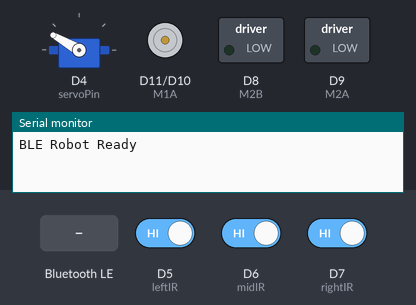
The sketch below on a simulated Arduino Uno R4 WiFi. Parts: servo, motor-driver pin pairs drawn as motors (green arrow = first pin HIGH = forward, orange = second pin HIGH = backward, longer = more drive), switched loads named in the sketch (green lamp = pin HIGH), the last lines printed to the serial monitor. The test bench sets the inputs (shaded band); at power-on: D5 (leftIR) HIGH, D6 (midIR) HIGH, D7 (rightIR) HIGH. Nothing arrives over Bluetooth unless stated; a phone connects over Bluetooth LE 3 s after start.

Above: at 1.8 s.
1.9 s: Bluetooth LE write "1" received
4.8 s: Bluetooth LE write "1" received
At 5.0 s:
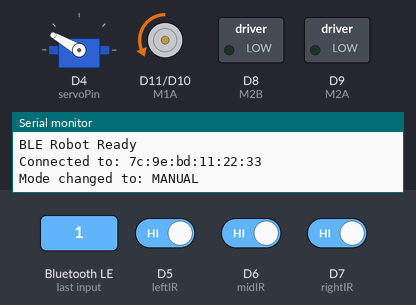
6.7 s: Bluetooth LE write "1" received
Timing chart, 0 to 9.7 s (numbered marks = the images above; inputs shaded):
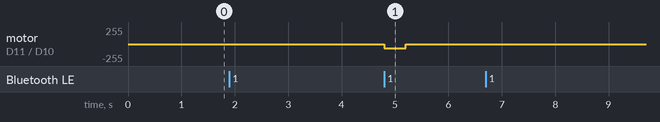

The sketch:

robot_control.ino
```cpp
#include <ArduinoBLE.h>
#include <Servo.h>

static const char* SERVICE_UUID   = "19B10000-E8F2-537E-4F6C-D104768A1214";
static const char* CMD_UUID       = "19B10001-E8F2-537E-4F6C-D104768A1214";
static const char* TELEMETRY_UUID = "19B10002-E8F2-537E-4F6C-D104768A1214";
static const char* MODE_UUID      = "19B10003-E8F2-537E-4F6C-D104768A1214";
static const char* PICKUP_UUID    = "19B10004-E8F2-537E-4F6C-D104768A1214";
static const char* ESTOP_UUID     = "19B10005-E8F2-537E-4F6C-D104768A1214";

BLEService robotService(SERVICE_UUID);
BLECharacteristic commandChar(CMD_UUID, BLEWrite | BLEWriteWithoutResponse, 2);
BLECharacteristic telemetryChar(TELEMETRY_UUID, BLENotify, 6);
BLECharacteristic modeChar(MODE_UUID, BLEWrite, 1);
BLECharacteristic pickupChar(PICKUP_UUID, BLEWrite, 1);
BLECharacteristic estopChar(ESTOP_UUID, BLEWrite, 1);

const int M1A = 11;  // Right motor forward
const int M1B = 10;  // Right motor reverse
const int M2A = 9;   // Left motor forward
const int M2B = 8;   // Left motor reverse
const int midIR = 6;
const int leftIR = 5;
const int rightIR = 7;
const int servoPin = 4;

const unsigned long FAILSAFE_MS = 400;
unsigned long lastCmdTime = 0;
unsigned long lastTelemetryMs = 0;

const float DEADZONE = 0.10f;
const int MAX_SPEED = 170;
bool autoEnabled = false;
bool trailerPickupEngaged = false;
int currentLeftPwm = 0;
int currentRightPwm = 0;
Servo trailerServo;
const int trailerRaisedAngle = 150;
const int trailerPickupAngle = 120;

 void setup() {
  Serial.begin(115200);

  pinMode(M1A, OUTPUT);
  pinMode(M1B, OUTPUT);
  pinMode(M2A, OUTPUT);
  pinMode(M2B, OUTPUT);
  stopMotors();
  pinMode(midIR, INPUT_PULLUP);
  pinMode(leftIR, INPUT_PULLUP);
  pinMode(rightIR, INPUT_PULLUP);
  trailerServo.attach(servoPin);
  trailerServo.write(trailerRaisedAngle);

   if (!BLE.begin()) {
     Serial.println("BLE init failed.");
     while (true) {}
   }
  delay(300);

  BLE.setLocalName("Robot-Control-R4");
  BLE.setDeviceName("Robot-Control-R4");
   BLE.setAdvertisedService(robotService);

   robotService.addCharacteristic(commandChar);
   robotService.addCharacteristic(telemetryChar);
  robotService.addCharacteristic(modeChar);
  robotService.addCharacteristic(pickupChar);
  robotService.addCharacteristic(estopChar);
   BLE.addService(robotService);

   uint8_t zeroCmd[2] = {0, 0};
   commandChar.writeValue(zeroCmd, 2);

   uint8_t zeroTelemetry[6] = {0, 0, 0, 0, 0, 0};
   telemetryChar.writeValue(zeroTelemetry, 6);

   BLE.advertise();
  delay(300);
   Serial.println("BLE Robot Ready");
 }

 void loop() {
  BLE.poll();
   BLEDevice central = BLE.central();

   if (central) {
     Serial.print("Connected to: ");
    Serial.println(central.address());
    lastCmdTime = millis();
    autoEnabled = false;
    trailerPickupEngaged = false;
    trailerServo.write(trailerRaisedAngle);

     while (central.connected()) {
      BLE.poll();

      if (modeChar.written()) {
        uint8_t modeValue = 0;
        modeChar.readValue(&modeValue, 1);
        autoEnabled = (modeValue == 1);
        stopMotors();
        Serial.print("Mode changed to: ");
        Serial.println(autoEnabled ? "AUTO" : "MANUAL");
      }

      if (pickupChar.written()) {
        uint8_t pickupValue = 0;
        pickupChar.readValue(&pickupValue, 1);
        trailerPickupEngaged = (pickupValue == 1);
        trailerServo.write(
          trailerPickupEngaged ? trailerPickupAngle : trailerRaisedAngle
        );
        Serial.print("Trailer pickup: ");
        Serial.println(trailerPickupEngaged ? "ENGAGED" : "RELEASED");
      }

      if (estopChar.written()) {
        uint8_t estopValue = 0;
        estopChar.readValue(&estopValue, 1);
        if (estopValue == 1) {
          autoEnabled = false;
          stopMotors();
          Serial.println("E-STOP triggered");
        }
      }

      if (!autoEnabled && commandChar.written()) {
         uint8_t buffer[2];
         commandChar.readValue(buffer, 2);
         int8_t x = (int8_t)buffer[0];
         int8_t y = (int8_t)buffer[1];

         handleJoystick(x, y);
         lastCmdTime = millis();
       }

      if (!autoEnabled && millis() - lastCmdTime > FAILSAFE_MS) {
         stopMotors();
       }

      if (autoEnabled) {
        AutoMode();
      }

       if (millis() - lastTelemetryMs >= 500) {
         lastTelemetryMs = millis();
         sendTelemetry();
       }
     }

     Serial.println("Disconnected");
     stopMotors();
    BLE.advertise();
    Serial.println("Re-advertising");
   }
 }

void handleJoystick(int8_t x, int8_t y) {
  float fx = x / 127.0f;
   float fy = y / 127.0f;

   if (abs(fx) < DEADZONE) fx = 0;
   if (abs(fy) < DEADZONE) fy = 0;

   float left  = constrain(fy + fx, -1.0f, 1.0f);
   float right = constrain(fy - fx, -1.0f, 1.0f);

   setMotor(left * MAX_SPEED, right * MAX_SPEED);
 }

 void setMotor(int left, int right) {
  // Match firmware output limits with app presets (100/130/170).
  left  = constrain(left, -MAX_SPEED, MAX_SPEED);
  right = constrain(right, -MAX_SPEED, MAX_SPEED);

   // LEFT MOTOR (invert to fix reversed direction)
   left = -left;
  currentLeftPwm = left;
  currentRightPwm = right;

   // RIGHT MOTOR
   if (right > 0) {
     analogWrite(M1A, right);
     analogWrite(M1B, 0);
   } else if (right < 0) {
     analogWrite(M1A, 0);
     analogWrite(M1B, -right);
   } else {
     stopRight();
   }

   // LEFT MOTOR
   if (left > 0) {
     analogWrite(M2A, left);
     analogWrite(M2B, 0);
   } else if (left < 0) {
     analogWrite(M2A, 0);
     analogWrite(M2B, -left);
   } else {
     stopLeft();
   }
 }

 void stopMotors() {
  currentLeftPwm = 0;
  currentRightPwm = 0;
   stopLeft();
   stopRight();
 }

 void stopLeft() {
   analogWrite(M2A, 0);
   analogWrite(M2B, 0);
 }

 void stopRight() {
   analogWrite(M1A, 0);
   analogWrite(M1B, 0);
 }

 void sendTelemetry() {
   uint16_t voltageCv = 740; // 7.40V
  uint8_t speed = (uint8_t)((max(abs(currentLeftPwm), abs(currentRightPwm)) * 100) / MAX_SPEED);
  int8_t leftMotor = (int8_t)((currentLeftPwm * 100) / MAX_SPEED);
  int8_t rightMotor = (int8_t)((currentRightPwm * 100) / MAX_SPEED);
  uint8_t sensorBits = 0;
  if (digitalRead(leftIR) == LOW) sensorBits |= (1 << 0);
  if (digitalRead(midIR) == LOW) sensorBits |= (1 << 1);
  if (digitalRead(rightIR) == LOW) sensorBits |= (1 << 2);

   uint8_t payload[6];
   payload[0] = voltageCv & 0xFF;
   payload[1] = (voltageCv >> 8) & 0xFF;
   payload[2] = speed;
   payload[3] = (uint8_t)leftMotor;
   payload[4] = (uint8_t)rightMotor;
   payload[5] = sensorBits;

   telemetryChar.writeValue(payload, 6);
 }

void AutoMode() {
  // IR sensors are active-low with INPUT_PULLUP.
  bool leftDetected = (digitalRead(leftIR) == LOW);
  bool rightDetected = (digitalRead(rightIR) == LOW);
  bool midDetected = (digitalRead(midIR) == LOW);

  if (!leftDetected && midDetected && !rightDetected) {
    setMotor(70, 70); // forward
  } else if (leftDetected && midDetected && !rightDetected) {
    setMotor(50, 70); // slight left
  } else if (leftDetected && !midDetected && !rightDetected) {
    setMotor(-70, 70); // sharp left
  } else if (!leftDetected && midDetected && rightDetected) {
    setMotor(70, 50); // slight right
  } else if (!leftDetected && !midDetected && rightDetected) {
    setMotor(70, -70); // sharp right
  } else if (leftDetected && midDetected && rightDetected) {
    setMotor(0, 0); // stop
  } else {
    setMotor(0, 0);
  }
}
```

Measured:
- after the input at 4.8 s, motor on D11 (M1A) / D10 (M1B): stopped → backward 65/255 at once, → stopped 0.40 s later
